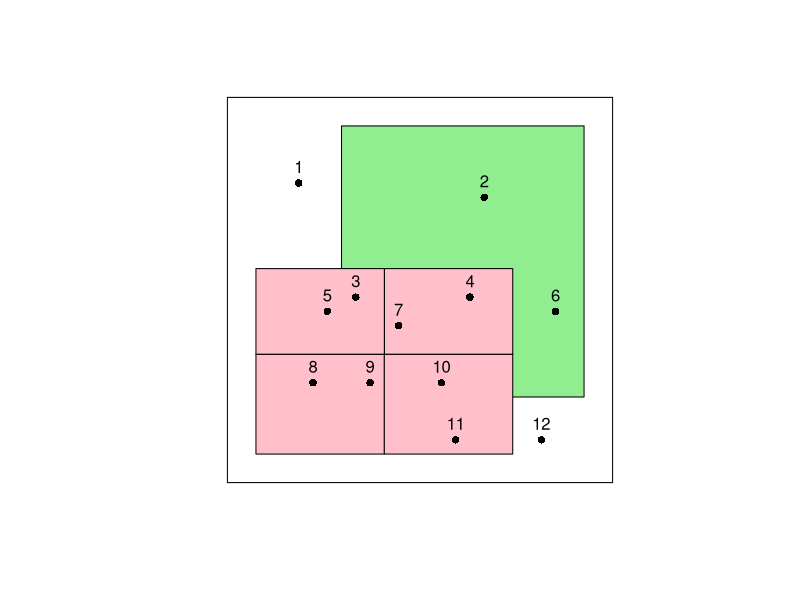
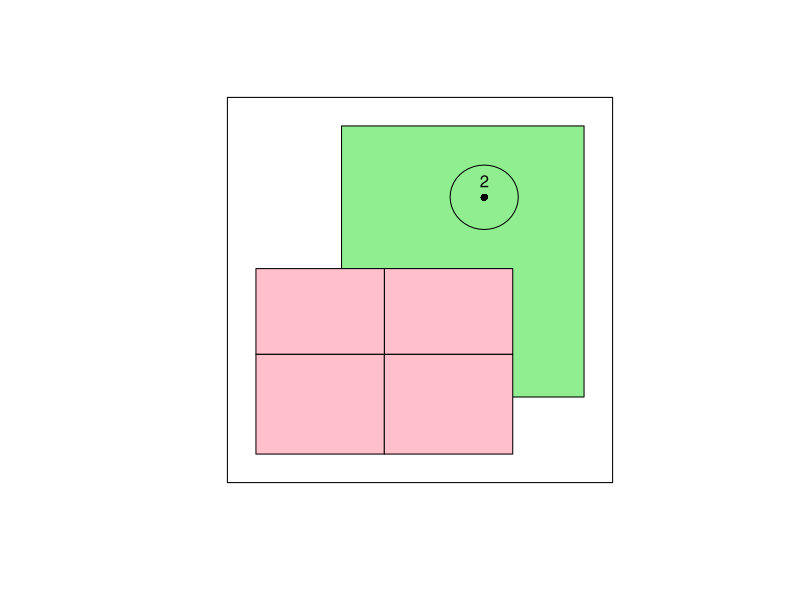

The R source for these figures, in order:
## ---- chunk 1
knitr::opts_chunk$set(echo = TRUE)
## ---- chunk 2
library(raster)

# polygon A
poly_a <- as(raster::extent(2.0, 11.0, 9.0, 15.0), "SpatialPolygons")
df_a <- data.frame(name="A", id=1, county=1, type="tract", zone=1)

spdf_a <- SpatialPolygonsDataFrame(poly_a,df_a)
## ---- chunk 3
# polygon B
poly_b <- as(raster::extent(11.0, 20.0, 9.0, 15.0), "SpatialPolygons")
df_b <- data.frame(name="B", id=2, county=1, type="tract", zone=1)
spdf_b <- SpatialPolygonsDataFrame(poly_b,df_b)

# polygon C
poly_c <- as(raster::extent(11.0, 20.0, 2.0, 9.0), "SpatialPolygons")
df_c <- data.frame(name="C", id=3, county=1, type="tract", zone=2)
spdf_c <- SpatialPolygonsDataFrame(poly_c,df_c)

# polygon D
poly_d <- as(raster::extent(2.0, 11.0, 2.0, 9.0), "SpatialPolygons")
df_d <- data.frame(name="D", id=4, county=1, type="tract", zone=2)
spdf_d <- SpatialPolygonsDataFrame(poly_d,df_d)

# polygon E
poly_e <- as(raster::extent(8.0, 25.0, 6.0, 25.0), "SpatialPolygons")
df_e <- data.frame(name="E", id=1, county=2, type="forest")
spdf_e <- SpatialPolygonsDataFrame(poly_e,df_e)
## ---- chunk 4
# Define a coordinate reference system to use on all features
grs80 <- CRS("+proj=longlat +ellps=GRS80 +datum=NAD83 +no_defs +towgs84=0,0,0 +units=m")

# "Bind" Polys A,B,C & D into one multipolygon SPDF
spdf_abcd <- raster::bind(spdf_a, spdf_b, spdf_c, spdf_d, keepnames=TRUE)
proj4string(spdf_abcd) <- grs80

summary(spdf_abcd)
## ---- chunk 5
# Create a data frame with coordinates and some data, temperature readings, perhaps...
temp_df <- read.table(header = TRUE, text="
id  x  y  temp
 1  5  21 50
 2  18 20 49.5
 3  9  13 52
 4  17 13 51
 5  7  12  53
 6  23 12 50
 7  12 11 52
 8  6  7  57
 9  10 7  57
 10 15 7  55
 11 16 3  54
 12 22 3  54")

## ---- chunk 6
# Extract the x and y coordinates as a separate vector
xy <- temp_df[c("x", "y")]

# Convert the point df into a SpatialPointsDataFrame
temp_spdf <- SpatialPointsDataFrame(coords = xy, 
                                    data = temp_df,
                                    proj4string = grs80)

summary(temp_spdf)
## ---- chunk 7
# Use the coordinates() function to define the coordinate fields
coordinates(temp_df) <- ~x+y
proj4string(temp_df) <- grs80

summary(temp_df)
## ---- chunk 8
# bbox (just needed to be able to plot 2 objects that don't share the same bbox)
bbox <- as(raster::extent(0, 27.0, 0, 27.0), "SpatialPolygons")

# Invisible bbox to set the plot extent
plot(bbox, col = "transparent", border = "transparent")

# Plot polygon features
plot(spdf_e, col = "lightgreen", add = TRUE)
plot(spdf_abcd, col = "pink", add = TRUE)

# Plot the points and label them
plot(temp_spdf, add = TRUE, col = "black", pch = 16)
# Label the points
text(temp_spdf, labels = temp_spdf$id, pos = 3)

# Overplot the bbox as a neatline
plot(bbox, add = TRUE)
## ---- chunk 9

# Invisible bbox to set the plot extent
plot(bbox, col = "transparent", border = "transparent")

# Plot polygon features
plot(spdf_e, col = "lightgreen", add = TRUE)
plot(spdf_abcd, col = "pink", add = TRUE)

# Subset a single point out of set
point_2 <- subset(temp_spdf, id == 2)

# Buffer around the point
buffer_zone <- buffer(point_2, width=250000)

# plot the point
plot(point_2, add = TRUE, col = "black", pch = 16)
text(point_2, labels = point_2$id, pos = 3)

# plot the buffer
plot(buffer_zone, add = TRUE)
plot(bbox, add=TRUE)
## ---- chunk 10
summary(buffer_zone)

point_2_zone <- raster::intersect(point_2, buffer_zone)
summary(point_2_zone)
